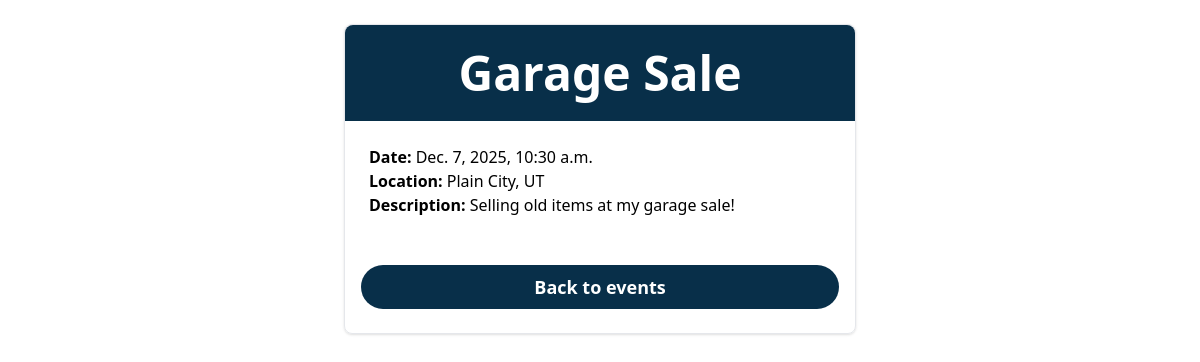
/events/4/, run on the app's committed database.
### events/models.py (models this page shows, shortened)
class Event(models.Model):
    title = models.CharField(max_length=200)
    description = models.TextField()
    location = models.CharField(max_length=255)
    date_time = models.DateTimeField()

### events/views.py (the view)
# urls.py: path("<int:pk>/", views.event_detail, name="event_detail"),
def event_detail(request, pk):
    event = get_object_or_404(Event, pk=pk)
    return render(request, "events/event_detail.html", {"event": event})

### events/templates/events/event_detail.html
{% load static %}
<script src="https://cdn.tailwindcss.com"></script>
<div class="block m-6 mx-auto border rounded-lg shadow hover:shadow-lg hover:bg-gray-50 transition cursor-pointer max-w-lg mx-4">
    <h1 class="bg-sky-950 text-white p-6 rounded-t-lg w-full text-5xl font-bold text-center py-6">{{ event.title }}</h1>
    <div class="p-6">
        <p><strong>Date:</strong> {{ event.date_time }} </p>
        <p><strong>Location:</strong> {{ event.location }} </p>
        <p><strong>Description:</strong> {{ event.description }} </p>
    </div>
    <a href="{% url 'event_list' %}" class="m-6 text-center block mx-4 bg-sky-950 text-white text-lg font-semibold p-2 rounded-3xl hover:bg-sky-200 hover:text-black">Back to events</a>
</div>

### data on the page
Event: title "Garage Sale", date_time "Dec. 7, 2025, 10:30 a.m.", location "Plain City, UT", description "Selling old items at my garage sale!"
